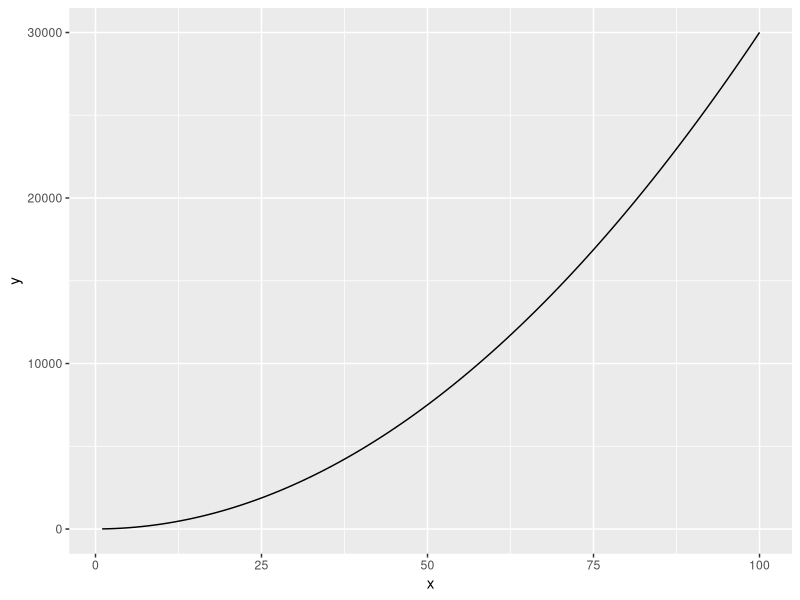
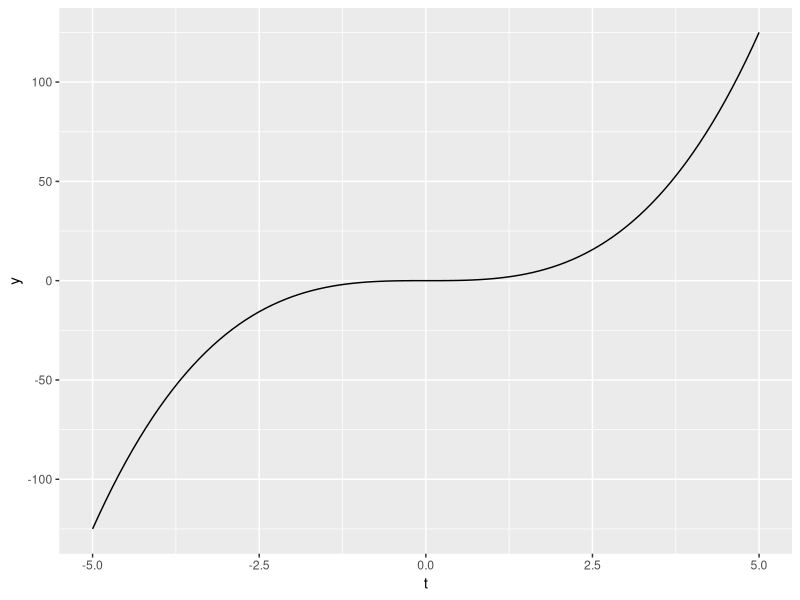
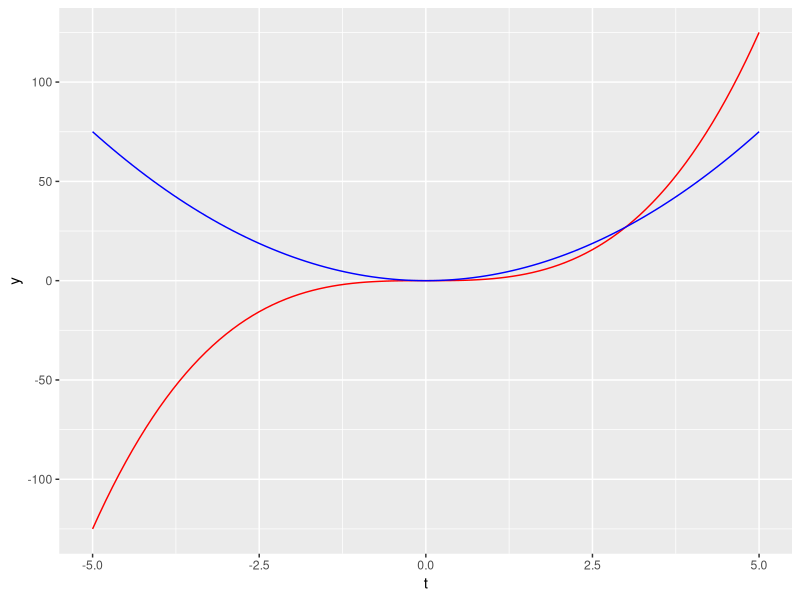

These charts were generated, in order, by the following R code:
##~~~~~~~~~~~~~~~~~~~~~~~~~~~~~~~~~~~~~~~~~~~~~~~~~~~~~~~~~~~~~~~~~~~~~~~~~~~~~~
##~~~~~~~~~~~~~~~~~~~~~~~~~~~~~~~~~~~~~~~~~~~~~~~~~~~~~~~~~~~~~~~~~~~~~~~~~~~~~~
##                                                                            ~~
##                        PARTIAL DERIVATIVE PRACTICE                       ----
##                                                                            ~~
##~~~~~~~~~~~~~~~~~~~~~~~~~~~~~~~~~~~~~~~~~~~~~~~~~~~~~~~~~~~~~~~~~~~~~~~~~~~~~~
##~~~~~~~~~~~~~~~~~~~~~~~~~~~~~~~~~~~~~~~~~~~~~~~~~~~~~~~~~~~~~~~~~~~~~~~~~~~~~~


#load library
# tidyverse

library(tidyverse)
library(ggplot2)

rm(list = ls())

eq1 <- function(x) {
  3 * x^2 + 4
}

#creates data frame with range of values to eval function over
my_data_data_range <- data.frame(x = c(1, 100))

#now plot as continuous curve over a range of x-values in the df and adds the y values from function to the plot

ggplot(data = my_data_data_range, aes (x = x)) + geom_function(fun = eq1)

#..................Example Plotting Derivative...................

# Plot 2

#storing the function

ct <- function(t) {
  t^3
}

my_data_data_range <- data.frame(t = c(-5,5))

#plot it ----
ggplot(data = my_data_data_range, aes(x = t)) + geom_function(fun = ct)

#find derivative
dc_dt <- D(expr = expression(t^3), name = "t")
dc_dt

#Store the derivative as a f(x)
dc_dt_fun <- function(t) {
  3 * t ^2
}

#Plot the function together with the other

ggplot(data = my_data_data_range, aes(x = t)) + geom_function(fun = ct, color = "red") + geom_function(fun = dc_dt_fun, color = "blue")

#..................Partial Derivative Practice...................

#Creating the expression ----

f_xyz <- expression(2 * x * y - 3 * x^2 * z^3)

# partial with respect to x

df_dx <- D(expr = f_xyz, name = "x")
df_dx

df_dy <- D(expr = f_xyz, name = "y")
df_dy

df_dz <- D(expr = f_xyz, name = "z")
df_dz

